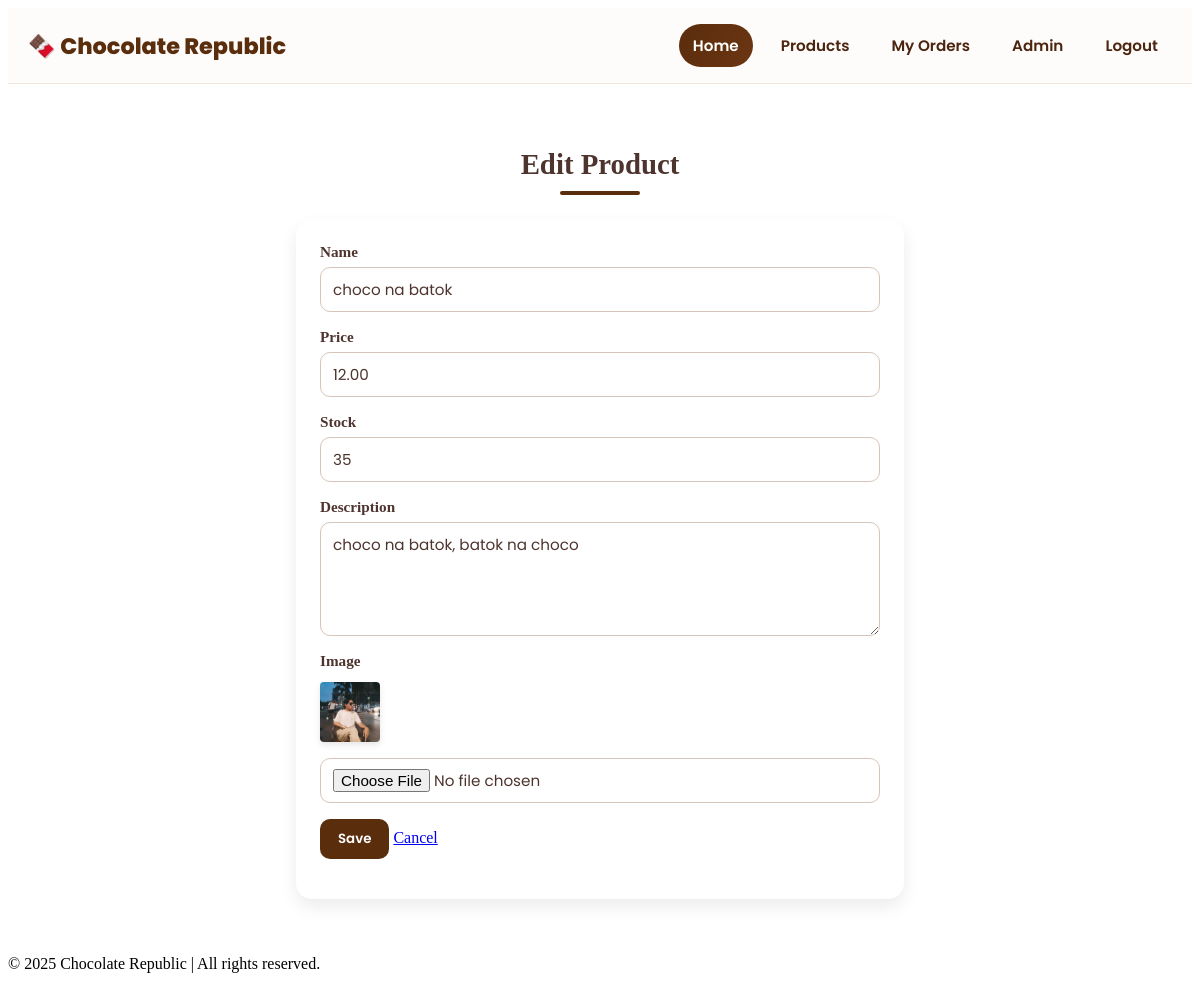
/admin/product_form.php?id=5 (signed in), run on the app's committed database.
### tables this page shows
CREATE TABLE `products` (
  `id` int(11) NOT NULL,
  `name` varchar(100) NOT NULL,
  `description` text DEFAULT NULL,
  `price` decimal(10,2) NOT NULL,
  `image` varchar(255) DEFAULT NULL,
  `stock` int(11) DEFAULT 0,
  `created_at` timestamp NOT NULL DEFAULT current_timestamp()
);

### admin/product_form.php (the view, shortened to what this page needs)
<?php
require_once __DIR__ . '/../db.php';
$id = (int)($_GET['id'] ?? 0);
$product = [ 'name' => '', 'price' => '0.00', 'description' => '', 'stock' => 0, 'image' => '' ];
if ($id) {
    $stmt = $conn->prepare('SELECT * FROM products WHERE id = ?');
    $stmt->bind_param('i', $id);
    $stmt->execute();
    $p = $stmt->get_result()->fetch_assoc();
    if ($p) { $product = $p; }
}
include __DIR__ . '/../includes/headerForA.php';
?>
<link rel="stylesheet" href="product_form.css">
    <section class="products">
      <h2><?= $id ? 'Edit' : 'Add' ?> Product</h2>
      <form action="product_save.php" method="post" enctype="multipart/form-data" style="max-width:560px;">
        <div>
          <label>Name</label>
          <input type="text" name="name" value="<?= htmlspecialchars($product['name']) ?>" required>
        </div>
        <div>
          <label>Price</label>
          <input type="number" name="price" step="0.01" value="<?= htmlspecialchars($product['price']) ?>" required>
        </div>
        <div>
          <label>Stock</label>
          <input type="number" name="stock" min="0" value="<?= (int)$product['stock'] ?>" required>
        </div>
        <div>
          <label>Description</label>
          <textarea name="description" rows="4"><?= htmlspecialchars($product['description'] ?? '') ?></textarea>
        </div>
        <div>
    <label>Image</label>
    <?php if (!empty($product['image'])): ?>
        <?php
        $imgPath = ltrim($product['image'], '/');
        if (!file_exists(__DIR__ . '/../images/' . basename($imgPath))) {
            $imgPath = 'images/placeholder.png';
        } else {
            $imgPath = 'images/' . basename($imgPath);
        }
        ?>
        <div>
            <img src="<?= htmlspecialchars($imgPath) ?>" alt="<?= htmlspecialchars($product['name'] ?? '') ?>" style="height:60px; border-radius:4px;">
        </div>
    <?php endif; ?>
    <input type="file" name="image">
</div>
        <div style="margin-top:8px;">
          <button type="submit">Save</button>
          <a href="products.php">Cancel</a>
        </div>
      </form>
    </section>
<?php include __DIR__ . '/../includes/footer.php'; ?>

### admin/product_form.css (style rules this page uses)
.products { padding: 40px 20px; max-width: 900px; margin: 0 auto; text-align: center; }
.products h2 { font-size: 1.8rem; color: var(--text-dark); margin-bottom: 24px; }
.products h2::after { content: ""; display: block; width: 80px; height: 4px; background-color: var(--accent); margin: 10px auto 0; border-radius: 10px; }
form { background: #fff; border-radius: 16px; padding: 24px; box-shadow: 0 8px 18px rgba(0, 0, 0, 0.08); margin: 0 auto; text-align: left; }
form div { margin-bottom: 16px; }
label { display: block; font-weight: 600; color: var(--text-dark); margin-bottom: 6px; font-size: 0.95rem; }
input[type="text"], input[type="number"], textarea, input[type="file"] { width: 100%; padding: 10px 12px; border-radius: 10px; border: 1px solid var(--border-color); background-color: #fff; font-family: "Poppins", sans-serif; font-size: 0.95rem; color: var(--text-dark); outline: none; transition: border-color 0.2s ease; }
img { margin-top: 6px; border-radius: 8px; height: 60px; object-fit: cover; box-shadow: 0 3px 6px rgba(0, 0, 0, 0.1); }
button, a[href="/admin/products.php"] { display: inline-block; padding: 10px 18px; border-radius: 10px; text-decoration: none; font-weight: 600; font-family: "Poppins", sans-serif; transition: background 0.2s ease, transform 0.1s ease; }
button { background-color: var(--accent); color: #fff; border: none; cursor: pointer; }

### data on the page
products: name "choco na batok", price "12.00", stock "35", description "choco na batok, batok na choco", image (picture)
